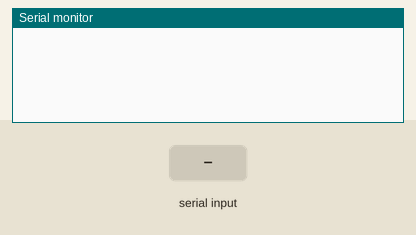
This sketch was run on a simulated Arduino Uno, built with avr-gcc and run on an emulated ATmega328P. On the bench: the last lines printed to the serial monitor. The inputs (shaded band) are chosen by the test bench.

Above: at 1.2 s.
1.3 s: byte 30 received over Serial
At 2.3 s:
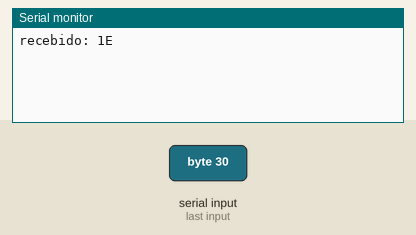
2.8 s: byte 90 received over Serial
At 3.4 s:
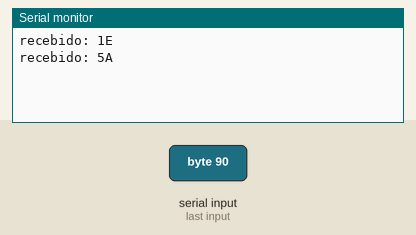
4.3 s: byte 120 received over Serial
At 5.7 s:
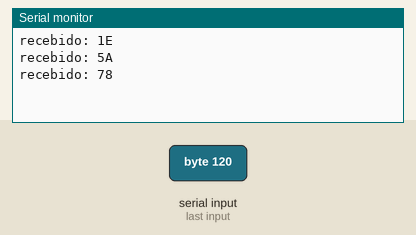

The sketch:

sketch_mar23a.ino
```cpp
int byteEntrada = 0;


void setup() {
  Serial.begin(9600);

}

void loop() {


  if (Serial.available()){
    byteEntrada = Serial.read();
    Serial.print("recebido: ");
    Serial.println(byteEntrada, HEX);
  }

}
```

Measured:
- after the input at 1.3 s, the serial monitor: prints a new line at once (image 1)
- after the input at 2.8 s, the serial monitor: prints a new line at once (image 2)
- after the input at 4.3 s, the serial monitor: prints a new line at once (image 3)
